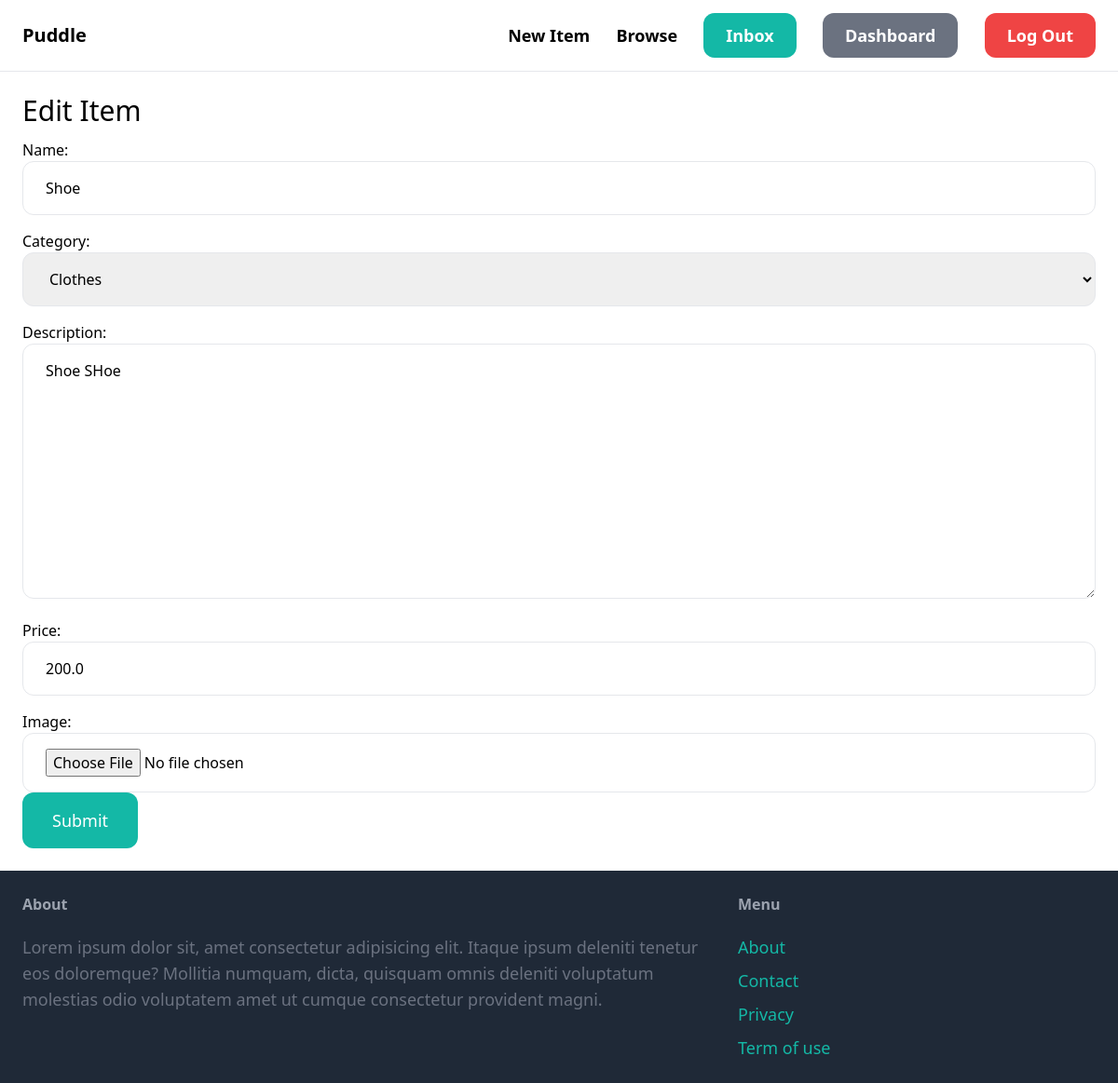
Screenshot of /items/10/edit/ (signed in) with the database file from the repository.
### item/models.py (models this page shows, shortened)
class Item(models.Model):
      name = models.CharField(max_length=255)
      category = models.ForeignKey(Category,related_name='items',on_delete=models.CASCADE)
      description = models.TextField(blank=True,null=True)
      price = models.FloatField()
      image = models.ImageField(upload_to="item_images",blank=True,null=True)
      is_sold = models.BooleanField(default=False)
      created_by = models.ForeignKey(User,related_name='items',on_delete=models.CASCADE)
      created_at = models.DateTimeField(auto_now_add=True)

class Category(models.Model):
    name = models.CharField(max_length=255)
    class Meta:
        ordering=('name',)
        verbose_name_plural="Categories"
    def __str__(self):
        return self.name

### item/views.py (the view)
# urls.py: path('<int:pk>/edit/',views.edit,name='edit'),
@login_required
def edit(request,pk):
    item = get_object_or_404(Item,created_by=request.user,pk=pk)
    if(request.method=="POST"):
        form = EditItemForm(request.POST,request.FILES,instance=item)
        if(form.is_valid()):
            form.save()
            return redirect("item:detail",pk=pk)
    else:
        form = NewItemForm(instance=item)
    template = loader.get_template('item/form.html')
    return HttpResponse(template.render({'form':form,"title":'Edit Item'},request))

### item/forms.py
class NewItemForm(forms.ModelForm):
    class Meta:
        model = Item
        fields = ('name','category','description','price','image')
        widgets = {
            'category':forms.Select(attrs={
                'class': INPUT_CLASSES
            }),
            'name':forms.TextInput(attrs={
                'class': INPUT_CLASSES
            }),
            'description':forms.Textarea(attrs={
                "class":INPUT_CLASSES
            }),
            'price':forms.TextInput(attrs={
                "class":INPUT_CLASSES,
                "type":"number"
            }),
            'image':forms.FileInput(attrs={
                "class":INPUT_CLASSES
            })
        }

### item/templates/item/form.html (shortened to what this page needs)
{% extends 'core/base.html' %}
{% block content %}
    <h1 class='mb-3 text-3xl'>{{ title }}</h1>
    <form method="POST" action="." enctype="multipart/form-data">
        <div class='space-y-4'>
            {{ form.as_p }}
        </div>
        <button class='py-4 px-8 text-lg bg-teal-500 hover:bg-teal-700 rounded-xl text-white'>Submit</button>
    </form>
{% endblock%}

### rows the page displays
Item: name "Shoe", category "Clothes", description "Shoe SHoe", price "200.0"

### other values shown
{{ title }} "Edit Item"
